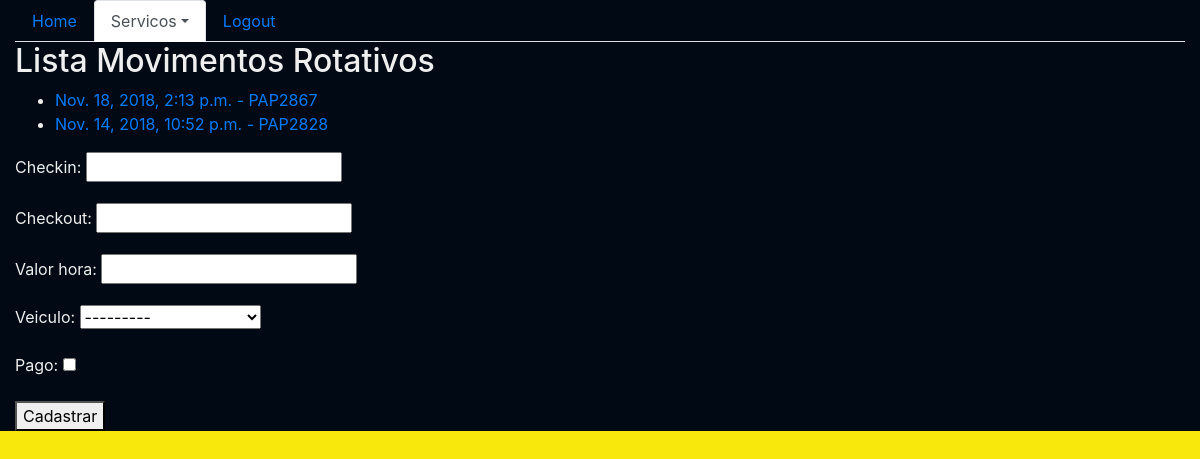
Page /sistema/mov-rot/ on the earlier database version.
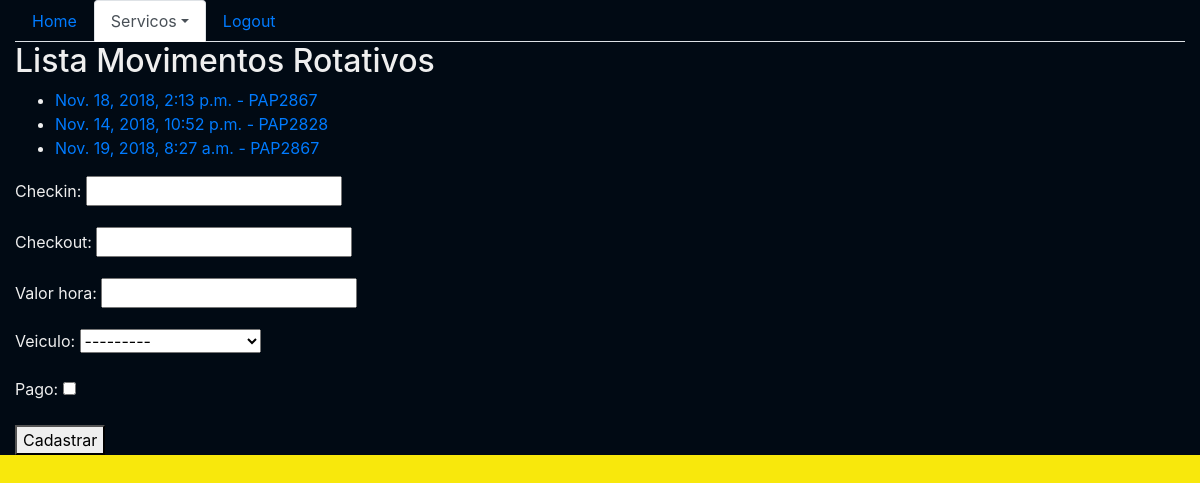
Same page on the later database version.
### core/models.py (models this page shows, shortened)
class MovRotativo(models.Model):
    checkin = models.DateTimeField(auto_now=False)
    checkout = models.DateTimeField(auto_now=False, null=True, blank=True)
    valor_hora = models.DecimalField(max_digits=5, decimal_places=2)
    veiculo = models.ForeignKey(Veiculo, on_delete=models.PROTECT)
    pago = models.BooleanField(default=False)

class Veiculo(models.Model):
    marca = models.ForeignKey(Marca, on_delete=models.CASCADE)
    placa = models.CharField(max_length=7)
    proprietario = models.ForeignKey(Pessoa, on_delete=models.PROTECT)
    cor = models.CharField(max_length=15)
    observacoes = models.TextField()
    def __str__(self):
        return self.marca.nome + ' - ' + self.placa

### core/views.py (the view)
def lista_movrotativos(request):
    mov_rot = MovRotativo.objects.all()
    form = MovRotativoForm()
    data = {'form': form, 'mov_rot': mov_rot}
    return render(
        request, 'core/lista_movrotativos.html', data)

### core/forms.py
class MovRotativoForm(ModelForm):
    class Meta:
        model = MovRotativo
        fields = '__all__'

### core/templates/core/lista_movrotativos.html (shortened to what this page needs)
{% extends 'base.html' %}
{% block menu%}
    <ul class="nav nav-tabs">
        <li class="nav-item">
            <a class="nav-link" href="{% url 'core_home' %}">Home</a>
        </li>
        <li class="nav-item dropdown">
        <li class="nav-item active dropdown">
            <a class="nav-link dropdown-toggle active" data-toggle="dropdown" href="#" role="button" aria-haspopup="true" aria-expanded="false">Servicos</a>
        </li>
        <li class="nav-item">
            <a class="nav-link" href="">Logout</a>
        </li>
    </ul>
{% endblock %}
{% block main %}
    <h2>Lista Movimentos Rotativos</h2>
    <ul>
    {% for mov in mov_rot %}
        <li>
            <a href="{% url 'core_movrotativos_update' mov.id %}">
                {{ mov.checkin }} - {{ mov.veiculo.placa }}
            </a>
        </li>
    {% endfor %}
    </ul>
    <form action="{% url 'core_movrotativos_novo' %}" method="POST">
        {{ form.as_p }}
        <button type="submit">Cadastrar</button>
    </form>
{% endblock %}

Differences in the rows shown:
added MovRotativo: checkin "Nov. 19, 2018, 8:27 a.m.", veiculo.placa "PAP2867"
